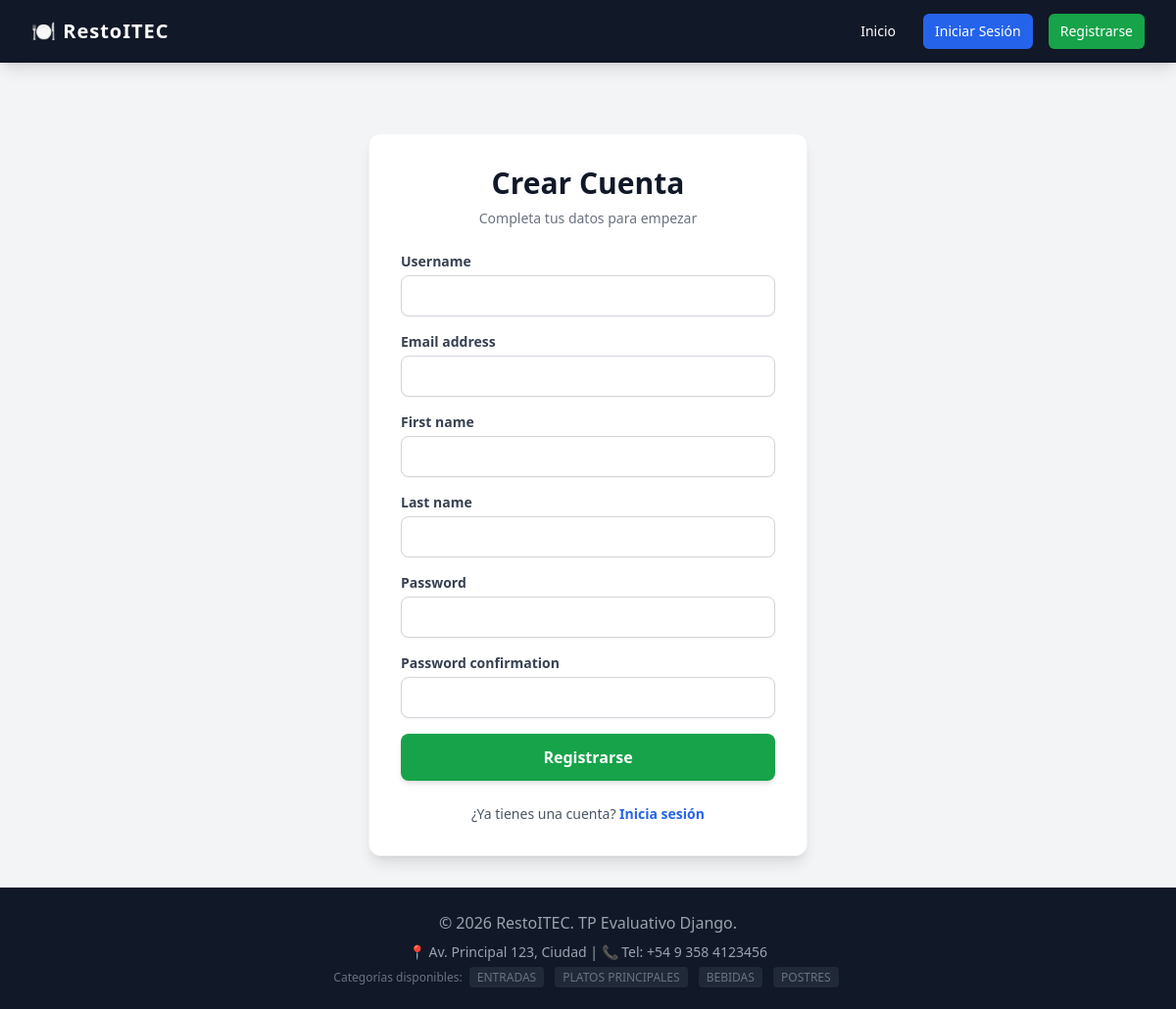
The app's page /cuentas/registro/ with its own data.
### core/models.py (models this page shows, shortened)
class Categoria(models.Model):
    nombre = models.CharField(max_length=100)

### core/views.py (the view)
# urls.py: path('cuentas/registro/', RegistroView.as_view(), name='registro'),
class RegistroView(CreateView):
    form_class = UsuarioRegistroForm
    template_name = 'registration/registro.html'
    success_url = reverse_lazy('login') # Redirige al login tras registrarse exitosamente

### core/forms.py
class UsuarioRegistroForm(UserCreationForm):
    class Meta(UserCreationForm.Meta):
        model = Usuario
        fields = ('username', 'email', 'first_name', 'last_name')
    def __init__(self, *args, **kwargs):
        super().__init__(*args, **kwargs)
        for field_name, field in self.fields.items():
            field.widget.attrs.update({
                'class': 'w-full px-4 py-2 mt-1 border border-gray-300 rounded-lg focus:ring-2 focus:ring-blue-500 focus:border-blue-500 outline-none transition-colors text-gray-700 shadow-sm'
            })

### core/context_processors.py (called while the page is built)
def restaurante_context(request):
    return {
        'categorias_globales': Categoria.objects.all(),
        'telefono_contacto': '+54 9 358 4123456',
        'direccion_resto': 'Av. Principal 123, Ciudad',
    }

### templates/registration/registro.html (shortened to what this page needs)
{% extends 'base.html' %}
{% block content %}
<div class="max-w-md mx-auto bg-white rounded-xl shadow-lg p-8 mt-10 border border-gray-100">
    <div class="text-center mb-6">
        <h2 class="text-3xl font-extrabold text-gray-900">Crear Cuenta</h2>
        <p class="text-sm text-gray-500 mt-2">Completa tus datos para empezar</p>
    </div>
    <form method="post" class="space-y-4">
        {% for field in form %}
        <div>
            <label for="{{ field.id_for_label }}" class="block text-sm font-semibold text-gray-700">
                {{ field.label }}
            </label>
            {{ field }}
        </div>
        {% endfor %}
        <button type="submit"
            class="w-full bg-green-600 hover:bg-green-700 text-white font-bold py-3 px-4 rounded-lg shadow-md transition duration-200 mt-6">
            Registrarse
        </button>
    </form>
    <p class="mt-6 text-center text-sm text-gray-600">
        ¿Ya tienes una cuenta? <a href="{% url 'login' %}" class="text-blue-600 font-semibold hover:underline">Inicia
            sesión</a>
    </p>
</div>
{% endblock %}

### templates/base.html (shortened to what this page needs)
<!DOCTYPE html>
<html lang="es">
<head>
    <script src="https://cdn.tailwindcss.com"></script>
</head>
<body class="bg-gray-100 flex flex-col min-h-screen">
    <nav class="bg-gray-900 text-white shadow-lg">
        <div class="max-w-7xl mx-auto px-4 sm:px-6 lg:px-8">
            <div class="flex items-center justify-between h-16">
                <div class="flex items-center">
                    <a href="/" class="text-xl font-bold tracking-wider">🍽️ RestoITEC</a>
                </div>
                <div class="flex items-center space-x-4">
                    <a href="/" class="hover:bg-gray-700 px-3 py-2 rounded-md text-sm font-medium">Inicio</a>
                    {% if user.is_authenticated %}
                    <a href="{% url 'core:plato_list' %}"
                        class="hover:bg-gray-700 px-3 py-2 rounded-md text-sm font-medium">Menú</a>
                    <a href="{% url 'core:reserva_list' %}"
                        class="hover:bg-gray-700 px-3 py-2 rounded-md text-sm font-medium">Mis Reservas</a>
                    <span class="text-gray-400 text-sm ml-4 border-l border-gray-600 pl-4">
                        Hola, {{ user.username }}
                    </span>
                    <form method="post" action="{% url 'logout' %}" class="inline">
                        {% csrf_token %}
                        <button type="submit"
                            class="hover:bg-red-700 text-red-400 hover:text-white px-3 py-2 rounded-md text-sm font-medium transition ml-2">
                            Salir
                        </button>
                    </form>
                    {% else %}
                    <a href="{% url 'login' %}"
                        class="bg-blue-600 hover:bg-blue-700 px-3 py-2 rounded-md text-sm font-medium">Iniciar
                        Sesión</a>
                    <a href="{% url 'registro' %}"
                        class="bg-green-600 hover:bg-green-700 px-3 py-2 rounded-md text-sm font-medium">Registrarse</a>
                    {% endif %}
                </div>
            </div>
    </nav>
    <main class="flex-grow container mx-auto px-4 py-8">
        {% block content %}
        {% endblock %}
    </main>
    <footer class="bg-gray-900 text-gray-400 py-6 text-center mt-auto">
        <p class="mb-2">&copy; 2026 RestoITEC. TP Evaluativo Django.</p>
        <p class="text-sm">📍 {{ direccion_resto }} | 📞 Tel: {{ telefono_contacto }}</p>
        <div class="mt-2 text-xs text-gray-500">
            Categorías disponibles:
            {% for cat in categorias_globales %}
            <span class="mx-1 bg-gray-800 px-2 py-0.5 rounded">{{ cat.nombre }}</span>
            {% empty %}
            <span>Ninguna creada aún</span>
            {% endfor %}
        </div>
    </footer>
</body>
</html>

### records on screen
Categoria: nombre "ENTRADAS"
Categoria: nombre "PLATOS PRINCIPALES"
Categoria: nombre "BEBIDAS"
Categoria: nombre "POSTRES"

### other values on screen
{{ field.label }} "Username" "Email address" "First name" "Last name" "Password" "Password confirmation"
{{ direccion_resto }} "Av. Principal 123, Ciudad"
{{ telefono_contacto }} "+54 9 358 4123456"
